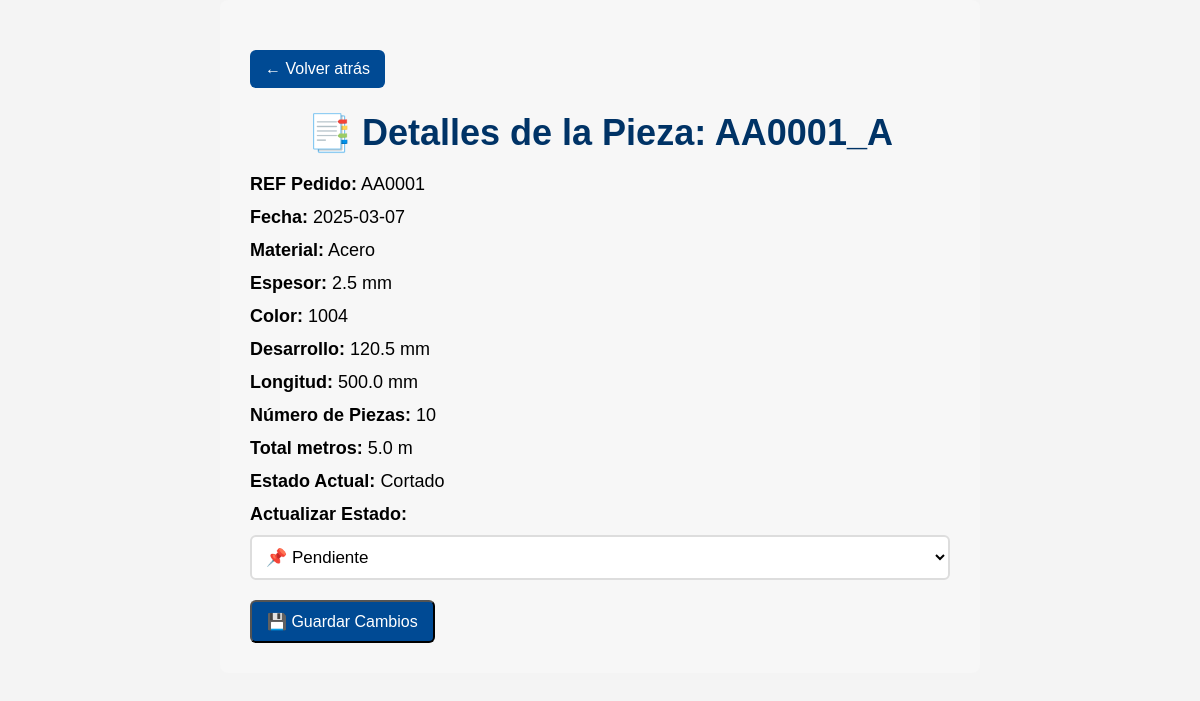
The page /pieza/1/detalle on the database as committed earlier.
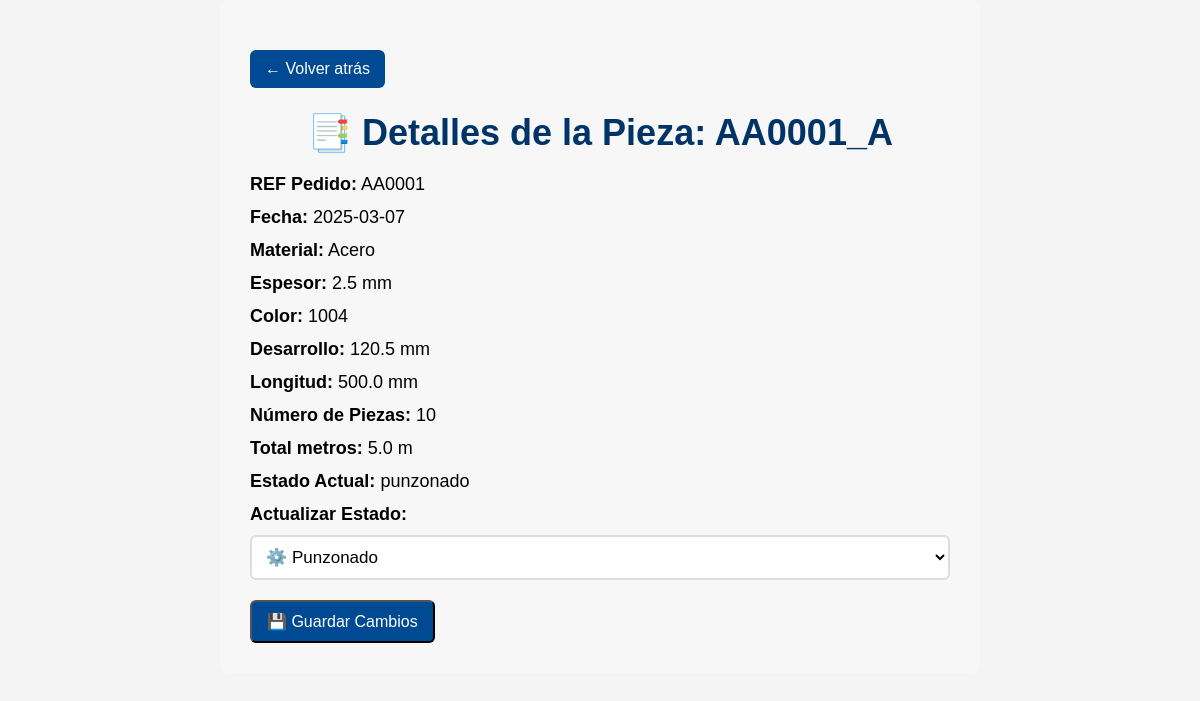
The same page on the database as committed later.
### app.py (models this page shows, shortened)
class Pieza(db.Model):
    id = db.Column(db.Integer, primary_key=True)
    referencia = db.Column(db.String(50), unique=True, nullable=False)  # Ejemplo: AA0001_F
    material = db.Column(db.String(50), nullable=False)
    espesor = db.Column(db.Float, nullable=False)
    color = db.Column(db.String(50), nullable=False)  # Ejemplo: 1004
    punzado = db.Column(db.Boolean, default=False)
    falseo = db.Column(db.Boolean, default=False)
    desarrollo = db.Column(db.Float, nullable=False)  # En mm
    longitud = db.Column(db.Float, nullable=False)  # En mm
    numero_piezas = db.Column(db.Integer, nullable=False)
    total_metros = db.Column(db.Float, nullable=False)  # Calculado: (longitud * numero_piezas) / 1000
    estado_produccion = db.Column(db.String(50), nullable=False)
    pedido_id = db.Column(db.Integer, db.ForeignKey('pedido.id'), nullable=False)

### app.py (the view)
@app.route('/pieza/<int:pieza_id>/detalle')
def pieza_detalle(pieza_id):
    pieza = Pieza.query.get_or_404(pieza_id)
    return render_template('pieza_detalle.html', pieza=pieza)

### templates/pieza_detalle.html (shortened to what this page needs)
<!DOCTYPE html>
<html lang="es">
<head>
    <link rel="stylesheet" href="{{ url_for('static', filename='css/styles.css') }}">
</head>
<body>
    <div class="detalle-container">
        <a href="/" class="btn-volver">← Volver atrás</a>
        <h1>📑 Detalles de la Pieza: {{ pieza.referencia }}</h1>
        <div class="detalle-info">
            <p><strong>REF Pedido:</strong> {{ pieza.pedido.numero_pedido }}</p>
            <p><strong>Fecha:</strong> {{ pieza.pedido.fecha.strftime("%Y-%m-%d") }}</p>
            <p><strong>Material:</strong> {{ pieza.material }}</p>
            <p><strong>Espesor:</strong> {{ pieza.espesor }} mm</p>
            <p><strong>Color:</strong> {{ pieza.color }}</p>
            <p><strong>Desarrollo:</strong> {{ pieza.desarrollo }} mm</p>
            <p><strong>Longitud:</strong> {{ pieza.longitud }} mm</p>
            <p><strong>Número de Piezas:</strong> {{ pieza.numero_piezas }}</p>
            <p><strong>Total metros:</strong> {{ pieza.total_metros }} m</p>
            <p><strong>Estado Actual:</strong> {{ pieza.estado_produccion }}</p>
        </div>
        <form id="formActualizarEstado">
            <label><strong>Actualizar Estado:</strong></label>
            <select name="estado" id="estado">
                <option value="pendiente" {{ 'selected' if pieza.estado_produccion == 'pendiente' else '' }}>📌 Pendiente</option>
                <option value="punzonado" {{ 'selected' if pieza.estado_produccion == 'punzonado' else '' }}>⚙️ Punzonado</option>
            </select>
            <button type="submit" class="btn-guardar">💾 Guardar Cambios</button>
        </form>
    </div>
</body>
</html>

Rows that differ between the two databases and show on the page:
changed Pieza "AA0001_A": estado_produccion "Cortado" → "punzonado"
Other text that changed with them:
form field estado: "📌 Pendiente" → "⚙️ Punzonado"
